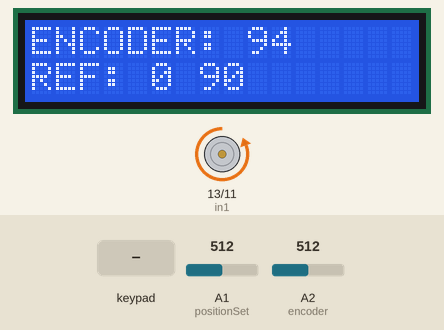
A sketch run on a simulated Arduino Mega 2560, built with avr-gcc and run on an emulated ATmega2560. On the bench: 16×2 character LCD, motor-driver pin pairs drawn as motors (green arrow = first pin HIGH = forward, orange = second pin HIGH = backward, longer = more drive). Inputs (shaded band) come from the test bench; at power-on: A2 (encoder) = 512, A1 (positionSet) = 512.

Above: at 1.7 s.
1.8 s: keypad keys 3 4 3 5 3 6 3 6 pressed 0.4 s apart
At 5.9 s:
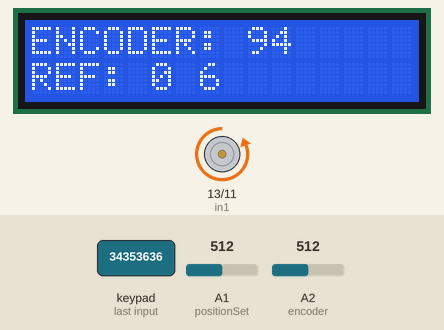
8.0 s: A2 (encoder) set to 31
At 9.1 s:
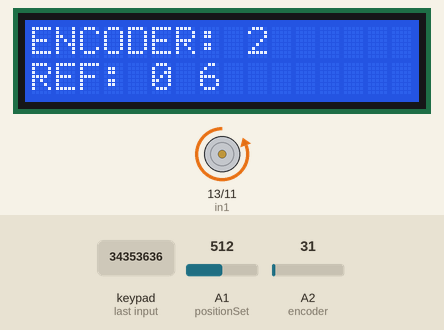
11.0 s: A2 (encoder) set to 28
At 11.3 s:
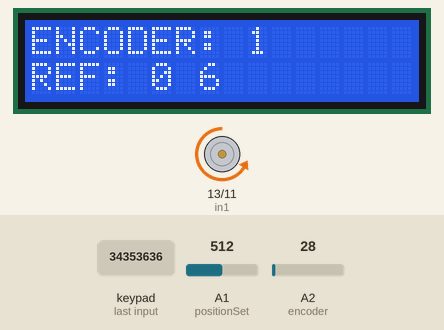
14.0 s: key 'A' pressed
At 15.0 s:
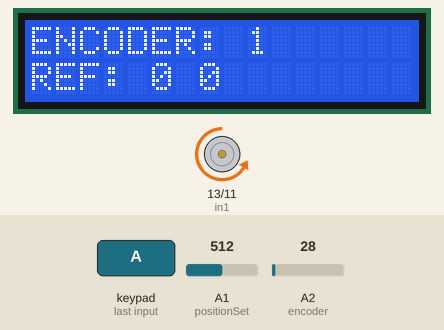
17.0 s: keypad keys 3 0 3 1 3 2 3 3 # pressed 0.4 s apart
At 21.3 s:
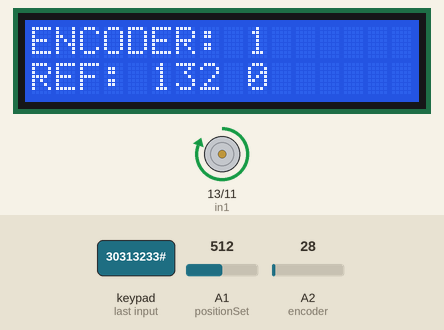
23.6 s: key '#' pressed
At 24.1 s:
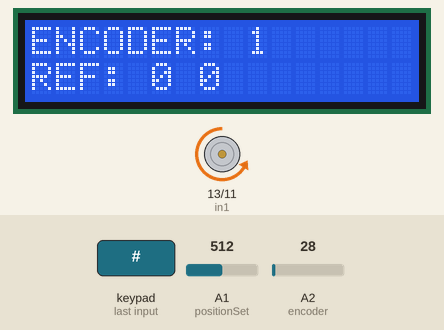
Timing chart, 0 to 26.6 s (numbered marks = the images above; inputs shaded):
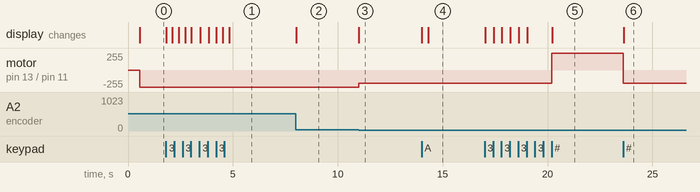

Measured:
- the behaviour switches between 29 and 28 on A2 (encoder) (found by bisection; images 2 and 3)
- after the input at 1.8 s, the display: first changes at once (image 1 shows a later state)
- after the input at 8.0 s, the display: changes at once (image 2)
- after the input at 11.0 s, motor on pin 13 (in1) / pin 11 (in2): backward 255/255 → backward 200/255 at once; the display: changes at once (image 3)
- after the input at 14.0 s, the display: first changes at once (image 4 shows a later state)
- after the input at 17.0 s, motor on pin 13 (in1) / pin 11 (in2): backward 200/255 → forward 255/255 after 3.2 s; the display: first changes at once (image 5 shows a later state)
- after the input at 23.6 s, motor on pin 13 (in1) / pin 11 (in2): forward 255/255 → backward 200/255 at once; the display: changes at once (image 6)

The sketch:

ControlePosicaoServoFisico.ino
```cpp
// ControlePosicaoServo.ino

#include <LiquidCrystal.h>
#include <Keypad.h>

LiquidCrystal lcd (8, 9, 4, 5, 6, 7);
int in1 = 13;
int in2 = 11;

const byte ROWS = 4; //four rows
const byte COLS = 4; //three columns
char keys[ROWS][COLS] = {
  {'1','2','3','A'},
  {'4','5','6','B'},
  {'7','8','9','C'},
  {'*','0','#','D'}
};
#define encoder A2
#define positionSet A1
byte rowPins[ROWS] = {30, 31, 32, 33}; //connect to the row pinouts of the keypad
byte colPins[COLS] = {34, 35, 36, 36}; //connect to the column pinouts of the keypad
Keypad keypad = Keypad( makeKeymap(keys), rowPins, colPins, ROWS, COLS );

int referencia, referenciaFinal;
void setup() {
    lcd.begin(16, 2);
	pinMode(in1, OUTPUT);
	pinMode(in2, OUTPUT);
	Serial.begin(9600); //set up serial port
  	delay(500);
    referencia = map(analogRead(encoder),0,1023,0,180);
}

void loop() {
	char key = keypad.getKey();
  if(referencia>180){
  	referencia=0000;
  }
  if (key != NO_KEY){
  	if(key == '#'){
  		if(referencia<=180){
   			referenciaFinal = referencia;
   		}
   		referencia = 0;
  	}else{
  		int multiplicador;
  		switch (key) {
  			case '0':
  		      multiplicador = 0;
  		      break;
  		    case '1':
  		      multiplicador = 1;
  		      break;
  		    case '2':
  		  	  multiplicador = 2;
  		      break;
  		    case '3':
		  	  multiplicador = 3;
  		      break;
  		    case '4':
		  	  multiplicador = 4;
  		      break;
  		    case '5':
		  	  multiplicador = 5;
  		      break;
  		    case '6':
		  	  multiplicador = 6;
  		      break;
  		    case '7':
		  	  multiplicador = 7;
  		    break;
  		    case '8':
		  	  multiplicador = 8;
  		    break;
  		    case '9':
		  	  multiplicador = 9;
  		    break;
  		    default:
  		      break;
  		}
  		if(referencia<1){
  			referencia=multiplicador;
  		}else if(referencia<100){
  		   	referencia=referencia*10+multiplicador;
  		}
  	}
  }
  	lcd.clear();
	int encoderValue = map(analogRead(encoder),17,960,0,1023);
	int positionValue = analogRead(positionSet);
	lcd.setCursor(0, 0);
	lcd.print("ENCODER: ");
	lcd.print(map(encoderValue,0,1023,0,180));
	lcd.setCursor(0, 1);
	lcd.print("REF: ");
	lcd.print(referenciaFinal);
	lcd.print(" ");
	lcd.print(referencia);

	int erro = map(referenciaFinal,0,180,0,1023)-encoderValue;
	erro = map(erro,0,1023,0,255);
	erro=100*erro;
	if(erro>255){
		erro=255;
	}else if(erro<-255){
		erro=-255;
	}
	if(erro<0){
		erro = -erro;
		analogWrite(in1, 0);
		analogWrite(in2, erro);
	}else if(erro>0){
		erro = erro;
		analogWrite(in1, erro);
		analogWrite(in2, 0);
	}
	else{
		digitalWrite(in1, HIGH);
		digitalWrite(in2, HIGH);
	}
}
```
